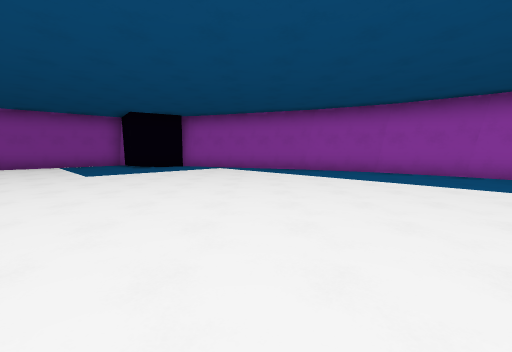
View 1 (above)

16 first-person views from a walk through a level from a Godot 3-D game. The camera is 1.5 m above the floor, tilts 6° down and sees 90° across. The floor is counted in squares, 2 m on a side. Each view is taken from the middle of a square. On the plan, view 1 faces up. The plan holds only what a view shows up to about 9 squares ahead; the rest is blank. The place goes on beyond the plan.

View 2
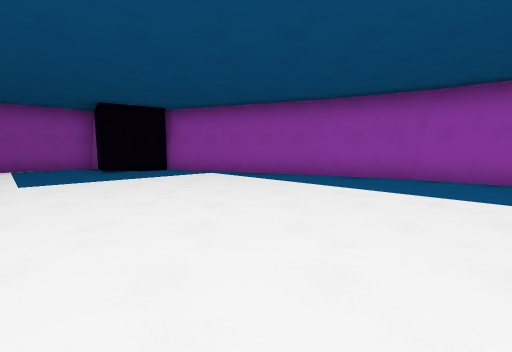

View 3
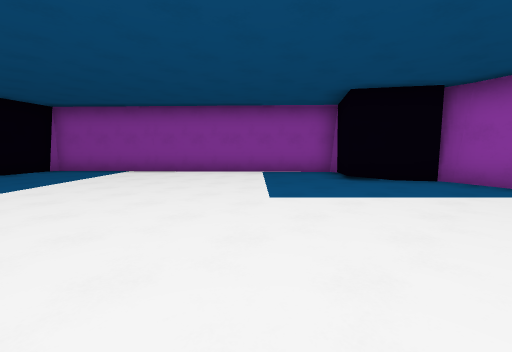

View 4
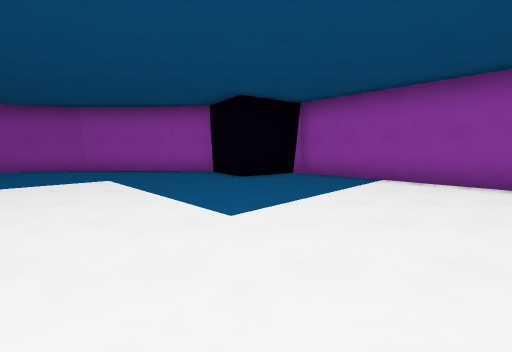

View 5
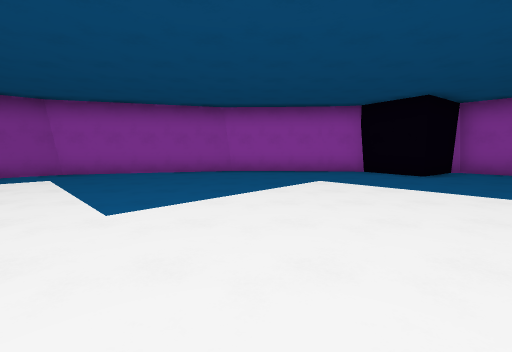

View 6
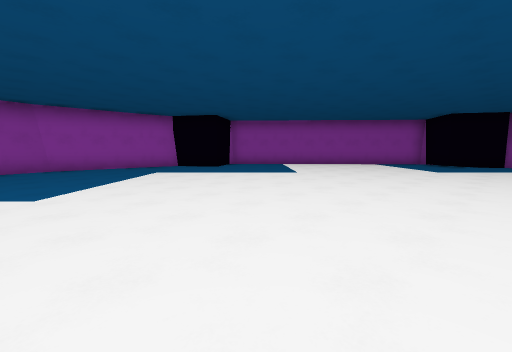

View 7
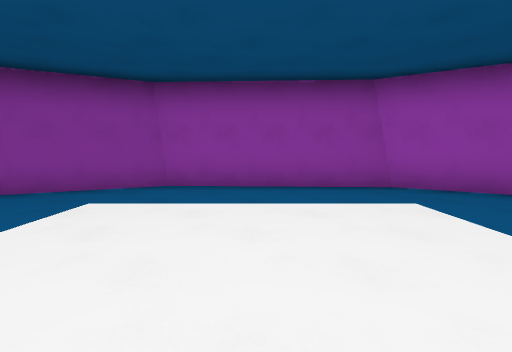

View 8
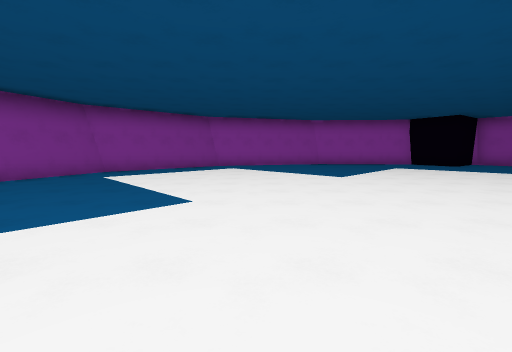

View 9
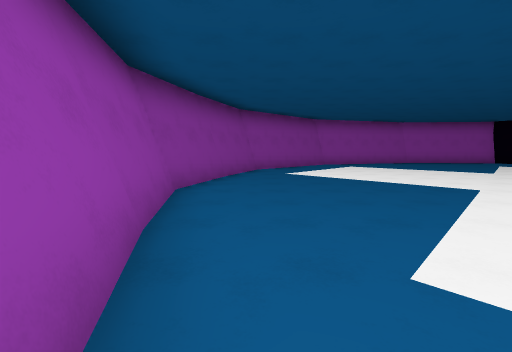

View 10
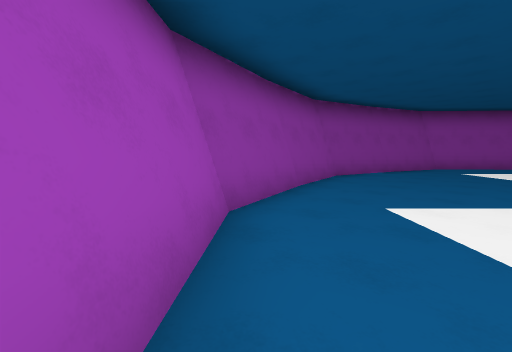

View 11
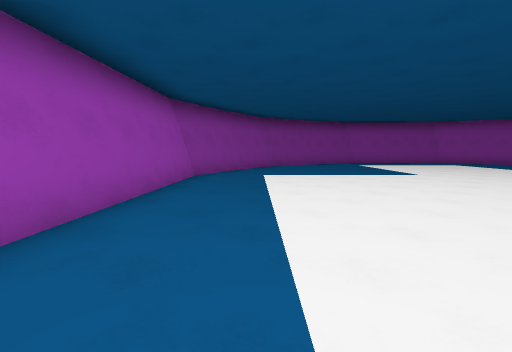

View 12
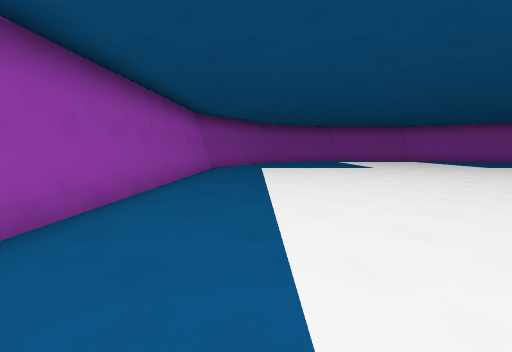

View 13
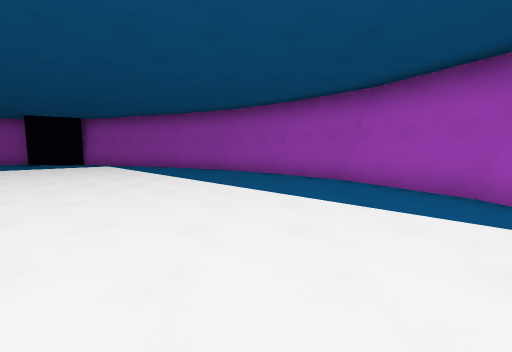

View 14
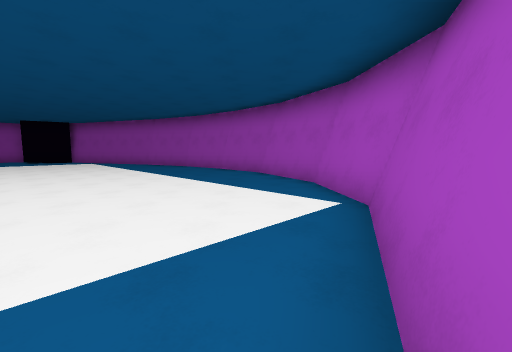

View 15
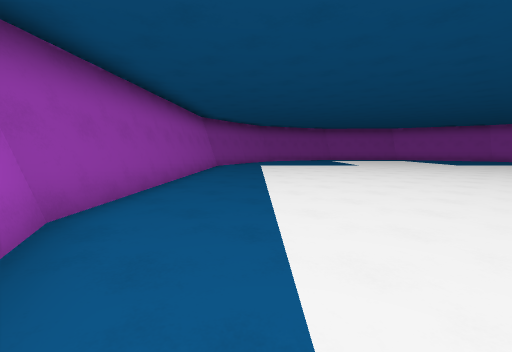

View 16
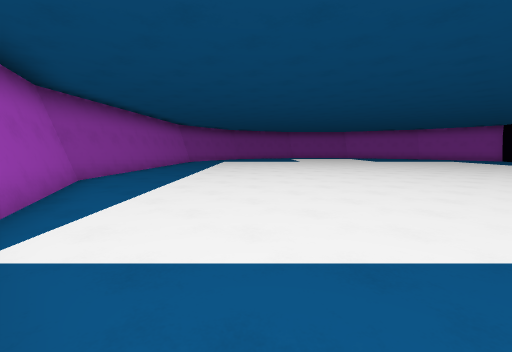

### Floor plan
Points are (right, up) in squares from view 1. A wall is a line through its corners. A room is listed if a view was taken in it or the views show most of it. See-through windows are left out.
Room 1 (views 1, 2, 3, 4, 5, 6, 7, 8, 9, 10, 11, 12, 13, 14, 15, 16)
walls: (1.9, 9.4) (-2.9, 11.3); (-13.7, 1.4) (-13.9, -1.8) (-12.5, -6.7) (-9.4, -10.1) (-7, -11); (-13.5, 2.6) (-13.7, 1.3); (4.1, 8.2) (1.8, 9.5); (5.9, 6.8) (3.9, 8.4); (-2.8, 11.2) (-3.3, 11.3); (-2.4, -11.2) (0.2, -10.4) (6.8, -4.4) (8.6, 0.4); (-2.6, -11.3) (-2.1, -11.2); (7.3, 5.2) (5.7, 7); (-7.2, -10.9) (-6.4, -11.1); (8.7, 0.3) (8.5, 2.6) (7.4, 4.9); (-6.2, 11.8) (-13.2, 5.3)

Positions as (right, up) in squares from view 1, and headings:
1: (0, 0), facing up
2: (0, 2), facing up
3: (-2, 4), facing up-left
4: (-5, 4), facing left
5: (-5, -1), facing left
6: (-3, -3), facing up-left
7: (-7, -5), facing down-left
8: (-1, -5), facing left
9: (0, -10), facing left
10: (2, -8), facing down-left
11: (4, -4), facing down-left
12: (6, -2), facing down-left
13: (5, -1), facing up
14: (7, -3), facing up
15: (7, -1), facing down-left
16: (8, 3), facing down-left
